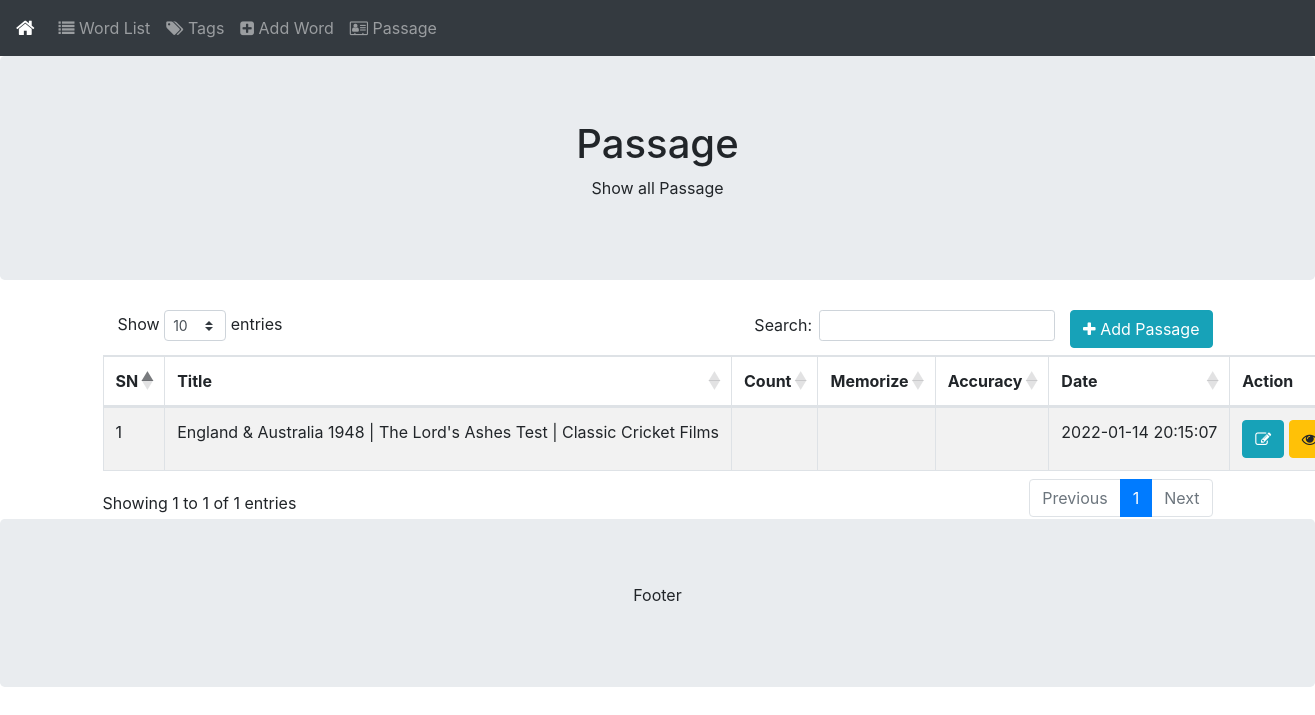
The page /paragraph.php on the database as committed earlier.
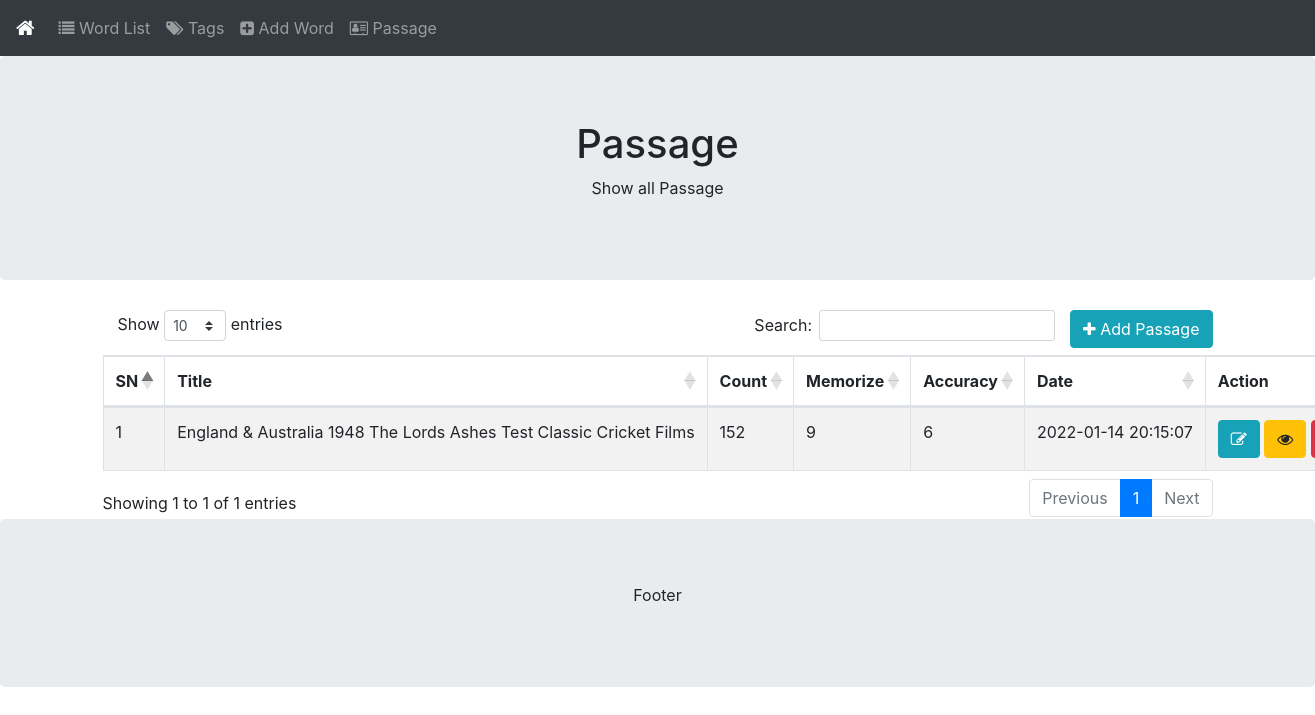
The same page on the database as committed later.
### tables this page shows
CREATE TABLE `paragraph` (
  `id` int(11) NOT NULL,
  `name` varchar(100) NOT NULL,
  `slug` varchar(100) NOT NULL,
  `description` varchar(20000) DEFAULT NULL,
  `iframe` varchar(1000) DEFAULT NULL,
  `count` int(11) DEFAULT NULL,
  `memorize` int(11) DEFAULT NULL,
  `accuracy` int(11) DEFAULT NULL,
  `created_at` datetime NOT NULL DEFAULT current_timestamp(),
  `updated_at` datetime NOT NULL DEFAULT current_timestamp()
);

### database.php (called while the page is built, shortened)
<?php
class Database{
	public $hostname = "localhost";
	public $username = "root";
	public $passowrd = "";
	public $database = "vocabulary";
	public $connection;
	public function __construct()
	{
		$this->connection = new mysqli($this->hostname, $this->username, $this->passowrd, $this->database);
	}
	public function fetch($table, array $columns, array $condition){
		$where_condition = "";
		$columns = (empty($columns)) ? "*" : rtrim(implode(",",$columns), ",");
		$result=$this->connection->query("SELECT $columns FROM $table $where_condition");
		return $result->fetch_all(MYSQLI_ASSOC);
	}
}
$obj = new Database();
?>

### paragraph.php (the view, shortened to what this page needs)
<?php require "header.php"; ?>
<div class="jumbotron text-center" style="margin-bottom:0">
  <h1>Passage</h1>
  <p>Show all Passage</p>
</div>
<div class="container" style="margin-top:30px">
  <div class="row">
    <div class="col-sm-12">
        <a href="save-paragraph.php" class="btn btn-info pull-right"><i class="fa fa-plus" aria-hidden="true"></i> Add Passage</a>
        <table id="word-list" class="table table-striped table-bordered dt-responsive nowrap" style="width:100%">
            <thead>
                <tr>
                    <th>SN</th>
                    <th>Title</th>
                    <th>Count</th>
                    <th>Memorize</th>
                    <th>Accuracy</th>
                    <th>Date</th>
                    <th>Action</th>
                </tr>
            </thead>
            <tbody>
                <?php
                $paragraphs = $obj->fetch("paragraph", array(), array());
                $sn = 1;
                foreach($paragraphs as $paragraph){
                    echo '
                        <tr>
                            <td>'.$sn++.'</td>
                            <td>'.$paragraph['name'].'</td>
                            <td>'.$paragraph['count'].'</td>
                            <td>'.$paragraph['memorize'].'</td>
                            <td>'.$paragraph['accuracy'].'</td>
                            <td>'.$paragraph['updated_at'].'</td>
                            <td class="pull-right">
                                <a href="save-paragraph.php?action=update&id='.$paragraph['id'].'" class="btn btn-info"><i class="fa fa-pencil-square-o" aria-hidden="true"></i></a>
                                <a href="view-paragraph.php?id='.$paragraph['id'].'" class="btn btn-warning"><i class="fa fa-eye" aria-hidden="true"></i></a>
                                <a id="delete-data" data-id="'.$paragraph['id'].'" data-page="paragraph" onclick="deleteData('.$paragraph['id'].')" class="btn btn-danger">
                                    <i class="fa fa-times" aria-hidden="true"></i>
                                </a>
                            </td>
                        </tr>
                    ';
                }
                ?>
            </tbody>
        </table>
    </div>
  </div>
</div>
<?php require "footer.php"; ?>

### header.php (shortened to what this page needs)
<?php require_once "database.php"; ?>
<!DOCTYPE html>
<html lang="en">
<head>
  <link rel="stylesheet" href="https://maxcdn.bootstrapcdn.com/bootstrap/4.5.2/css/bootstrap.min.css">
  <link rel="stylesheet" href="https://cdnjs.cloudflare.com/ajax/libs/bootstrap-select/1.13.1/css/bootstrap-select.css" />
  <link rel="stylesheet" href="https://cdn.datatables.net/1.11.0/css/dataTables.bootstrap4.min.css">
  <link rel="stylesheet" href="https://cdn.datatables.net/responsive/2.2.9/css/responsive.bootstrap4.min.css">
  <link rel="stylesheet" href="https://cdnjs.cloudflare.com/ajax/libs/font-awesome/4.7.0/css/font-awesome.min.css">
  <link rel="stylesheet" href="css/toastr.min.css">
  <link rel="stylesheet" href="css/style.css">
</head>
<body>
<nav class="navbar navbar-expand-sm bg-dark navbar-dark">
  <a class="navbar-brand" href="/"><i class="fa fa-home" aria-hidden="true"></i></a>
  <div class="collapse navbar-collapse" id="collapsibleNavbar">
    <ul class="navbar-nav">
      <li class="nav-item">
        <a class="nav-link" href="index.php"><i class="fa fa-list" aria-hidden="true"></i> Word List</a>
      </li>
      <li class="nav-item">
        <a class="nav-link" href="tags.php"><i class="fa fa-tags" aria-hidden="true"></i> Tags</a>
      </li>
      <li class="nav-item">
        <a class="nav-link" href="save-word.php"><i class="fa fa-plus-square" aria-hidden="true"></i> Add Word</a>
      </li>
      <li class="nav-item">
        <a class="nav-link" href="paragraph.php"><i class="fa fa-address-card-o" aria-hidden="true"></i> Passage</a>
      </li>
    </ul>
  </div>
</nav>

### footer.php (shortened to what this page needs)
<div class="jumbotron text-center" style="margin-bottom:0">
  <p>Footer</p>
</div>
</body>
</html>

Rows that differ between the two databases and show on the page:
changed paragraph: name "England & Australia 1948 | The Lord's Ashes Test | Classic Cricket Films" → "England & Australia 1948 The Lords Ashes Test Classic Cricket Films"; count (not shown) → "152"; memorize (not shown) → "9"; accuracy (not shown) → "6"
